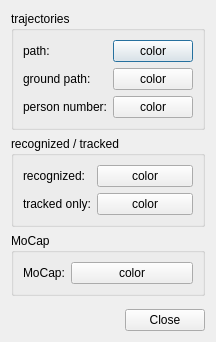
<?xml version="1.0" encoding="UTF-8"?>
<ui version="4.0">
 <class>ColorSettingsDialog</class>
 <widget class="QDialog" name="ColorSettingsDialog">
  <property name="windowTitle">
   <string>Colors</string>
  </property>
  <layout class="QVBoxLayout" name="verticalLayout">
   <item>
    <widget class="QGroupBox" name="trackGroup">
     <property name="title">
      <string>trajectories</string>
     </property>
     <layout class="QFormLayout" name="trackGroupLayout">
      <item row="0" column="0">
       <widget class="QLabel" name="trackPathLabel">
        <property name="text">
         <string>path:</string>
        </property>
       </widget>
      </item>
      <item row="0" column="1">
       <widget class="QPushButton" name="trackPathButton">
        <property name="toolTip">
         <string>Color of the trajectory in the image</string>
        </property>
        <property name="text">
         <string>color</string>
        </property>
       </widget>
      </item>
      <item row="1" column="0">
       <widget class="QLabel" name="trackGroundPathLabel">
        <property name="text">
         <string>ground path:</string>
        </property>
       </widget>
      </item>
      <item row="1" column="1">
       <widget class="QPushButton" name="trackGroundPathButton">
        <property name="toolTip">
         <string>Color of the trajectory on the ground</string>
        </property>
        <property name="text">
         <string>color</string>
        </property>
       </widget>
      </item>
      <item row="2" column="0">
       <widget class="QLabel" name="trackPersonNumberLabel">
        <property name="text">
         <string>person number:</string>
        </property>
       </widget>
      </item>
      <item row="2" column="1">
       <widget class="QPushButton" name="trackPersonNumberButton">
        <property name="toolTip">
         <string>Color of the person number, the comment and the height of a person</string>
        </property>
        <property name="text">
         <string>color</string>
        </property>
       </widget>
      </item>
     </layout>
    </widget>
   </item>
   <item>
    <widget class="QGroupBox" name="recognitionGroup">
     <property name="title">
      <string>recognized / tracked</string>
     </property>
     <layout class="QFormLayout" name="recognitionGroupLayout">
      <item row="0" column="0">
       <widget class="QLabel" name="trackRecognizedLabel">
        <property name="text">
         <string>recognized:</string>
        </property>
       </widget>
      </item>
      <item row="0" column="1">
       <widget class="QPushButton" name="trackRecognizedButton">
        <property name="toolTip">
         <string>Color used if a person was recognized (or set manually) in the current frame</string>
        </property>
        <property name="text">
         <string>color</string>
        </property>
       </widget>
      </item>
      <item row="1" column="0">
       <widget class="QLabel" name="trackTrackedLabel">
        <property name="text">
         <string>tracked only:</string>
        </property>
       </widget>
      </item>
      <item row="1" column="1">
       <widget class="QPushButton" name="trackTrackedButton">
        <property name="toolTip">
         <string>Color used if a person is only the result of tracking in the current frame</string>
        </property>
        <property name="text">
         <string>color</string>
        </property>
       </widget>
      </item>
     </layout>
    </widget>
   </item>
   <item>
    <widget class="QGroupBox" name="moCapGroup">
     <property name="title">
      <string>MoCap</string>
     </property>
     <layout class="QFormLayout" name="moCapGroupLayout">
      <item row="0" column="0">
       <widget class="QLabel" name="moCapLabel">
        <property name="text">
         <string>MoCap:</string>
        </property>
       </widget>
      </item>
      <item row="0" column="1">
       <widget class="QPushButton" name="moCapButton">
        <property name="toolTip">
         <string>Color of the MoCap visualization</string>
        </property>
        <property name="text">
         <string>color</string>
        </property>
       </widget>
      </item>
     </layout>
    </widget>
   </item>
   <item>
    <spacer name="verticalSpacer">
     <property name="orientation">
      <enum>Qt::Vertical</enum>
     </property>
    </spacer>
   </item>
   <item>
    <widget class="QDialogButtonBox" name="buttonBox">
     <property name="standardButtons">
      <set>QDialogButtonBox::Close</set>
     </property>
    </widget>
   </item>
  </layout>
 </widget>
 <resources/>
 <connections>
  <connection>
   <sender>buttonBox</sender>
   <signal>rejected()</signal>
   <receiver>ColorSettingsDialog</receiver>
   <slot>reject()</slot>
  </connection>
 </connections>
</ui>
